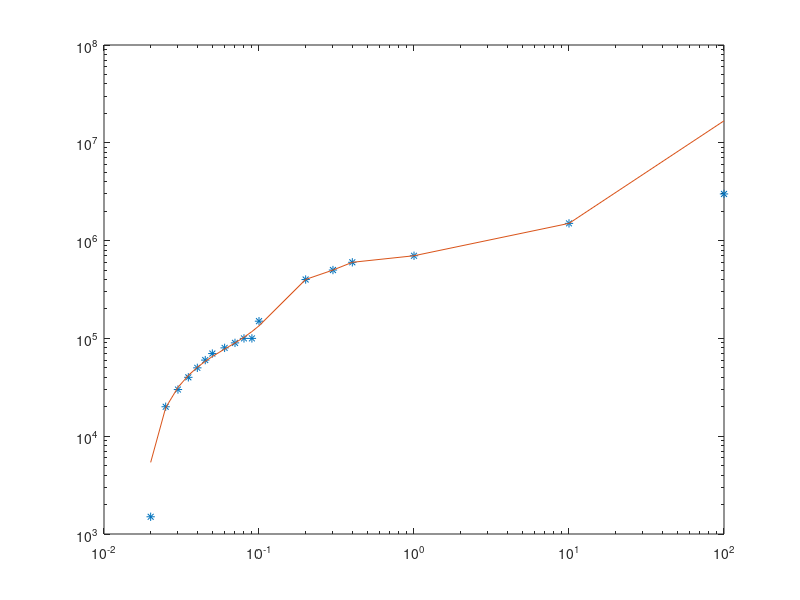

Write the MATLAB code that produced this figure.
x=[0.020 0.025 0.030 0.035 0.040 0.045 0.050 0.060 0.070 0.080 0.090 0.1 0.2 0.3 0.4 1 10 100];
y=[1.5e3 2e4 3e4 4e4 5e4 6e4 7e4 8e4 9e4 10e4 1e5 1.5e5 4e5 5e5 6e5 7e5 1.5e6 3e6];

p3=polyfit(x,y,3);
f3=p3(4)+p3(3)*x+p3(2)*x.^2+p3(1)*x.^3;

p6=polyfit(x,y,6);
f6=p6(7)+p6(6)*x+p6(5)*x.^2+p6(4)*x.^3+p6(3)*x.^4+p6(2)*x.^5+p6(1)*x.^6;

p9=polyfit(x,y,9);
f9=p9(10)+p9(9)*x+p9(8)*x.^2+p9(7)*x.^3+p9(6)*x.^4+...
    p9(5)*x.^5+p9(4)*x.^6+p9(3)*x.^7+p9(2)*x.^8+p9(1)*x.^9;

p11=polyfit(x,y,11);
f11=p11(12)+p11(11)*x+p11(10)*x.^2+p11(9)*x.^3+p11(8)*x.^4+...
    p11(7)*x.^5+p11(6)*x.^6+p11(5)*x.^7+p11(4)*x.^8+p11(3)*x.^9+...
    p11(2)*x.^10+p11(1)*x.^11;

loglog(x,y,'*',x,f9)